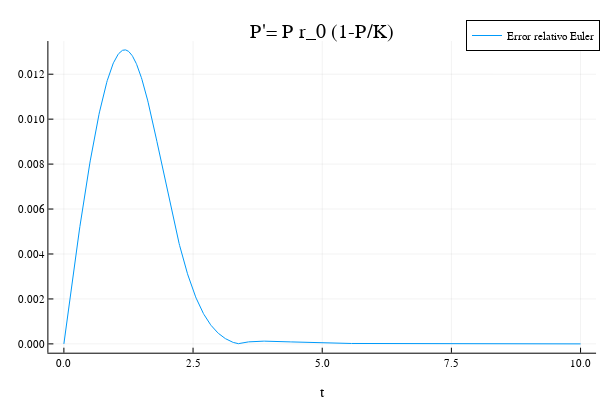

Notebook code for this chart:
### Code cell
plotly()
plot(t,ErrEuler2,label = "Error relativo Euler",title = "P'= P r_0 (1-P/K)", xlabel = "t")

### Figure 1 — Plotly figure (JSON) as saved in the notebook; plotly's stock layout.template omitted (floating-point values rounded to 4 significant figures; data arrays with more than 128 entries replaced by an {"elided": "..."} marker saying what was removed)
{"data": [{"colorbar": {"title": ""}, "legendgroup": "Error relativo Euler", "line": {"color": "rgba(0, 154, 250, 1.000)", "dash": "solid", "shape": "linear", "width": 1}, "mode": "lines", "name": "Error relativo Euler", "showlegend": true, "type": "scatter", "x": {"elided": "1001 float values"}, "xaxis": "x", "y": {"elided": "1001 float values"}, "yaxis": "y", "zmax": null, "zmin": null}], "layout": {"annotations": [{"font": {"color": "rgba(0, 0, 0, 1.000)", "family": "sans-serif", "size": 20}, "rotation": 0, "showarrow": false, "text": "P'= P r_0 (1-P/K)", "x": 0.537, "xanchor": "center", "xref": "paper", "y": 1, "yanchor": "top", "yref": "paper"}], "height": 400, "legend": {"bgcolor": "rgba(255, 255, 255, 1.000)", "bordercolor": "rgba(0, 0, 0, 1.000)", "borderwidth": 1, "font": {"color": "rgba(0, 0, 0, 1.000)", "family": "sans-serif", "size": 11}, "title": {"font": {"color": "rgba(0, 0, 0, 1.000)", "family": "sans-serif", "size": 15}, "text": ""}, "tracegroupgap": 0, "traceorder": "normal", "x": 1, "xanchor": "auto", "y": 1, "yanchor": "auto"}, "margin": {"b": 20, "l": 0, "r": 0, "t": 20}, "paper_bgcolor": "rgba(255, 255, 255, 1.000)", "plot_bgcolor": "rgba(255, 255, 255, 1.000)", "showlegend": true, "width": 600, "xaxis": {"anchor": "y", "domain": [0.08064, 0.9934], "gridcolor": "rgba(0, 0, 0, 0.100)", "gridwidth": 0.5, "linecolor": "rgba(0, 0, 0, 1.000)", "mirror": false, "range": [-0.3, 10.3], "showgrid": true, "showline": true, "showticklabels": true, "tickangle": 0, "tickcolor": "rgb(0, 0, 0)", "tickfont": {"color": "rgba(0, 0, 0, 1.000)", "family": "sans-serif", "size": 11}, "tickmode": "array", "ticks": "inside", "ticktext": ["0.0", "2.5", "5.0", "7.5", "10.0"], "tickvals": [0, 2.5, 5, 7.5, 10], "title": "t", "titlefont": {"color": "rgba(0, 0, 0, 1.000)", "family": "sans-serif", "size": 15}, "type": "-", "visible": true, "zeroline": false, "zerolinecolor": "rgba(0, 0, 0, 1.000)"}, "yaxis": {"anchor": "x", "domain": [0.07581, 0.9415], "gridcolor": "rgba(0, 0, 0, 0.100)", "gridwidth": 0.5, "linecolor": "rgba(0, 0, 0, 1.000)", "mirror": false, "range": [-0.0003925, 0.01348], "showgrid": true, "showline": true, "showticklabels": true, "tickangle": 0, "tickcolor": "rgb(0, 0, 0)", "tickfont": {"color": "rgba(0, 0, 0, 1.000)", "family": "sans-serif", "size": 11}, "tickmode": "array", "ticks": "inside", "ticktext": ["0.000", "0.002", "0.004", "0.006", "0.008", "0.010", "0.012"], "tickvals": [0, 0.002, 0.004, 0.006, 0.008, 0.01, 0.012], "title": "", "titlefont": {"color": "rgba(0, 0, 0, 1.000)", "family": "sans-serif", "size": 15}, "type": "-", "visible": true, "zeroline": false, "zerolinecolor": "rgba(0, 0, 0, 1.000)"}}}
